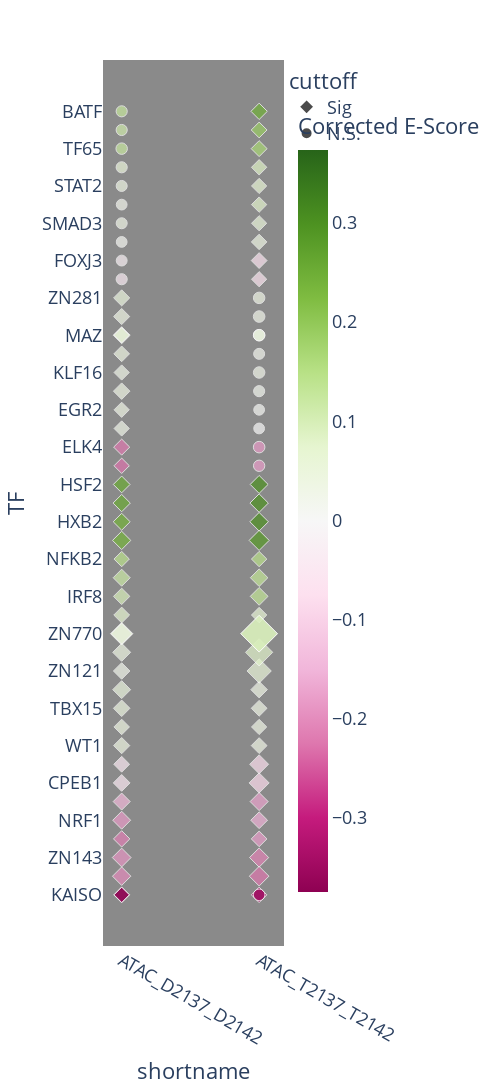

The cell this chart's notebook holds for it:
### Code cell
plotthetwoIwant_sorted()

### Figure 1 — Plotly figure (JSON) as saved in the notebook; plotly's stock layout.template omitted (floating-point values rounded to 4 significant figures)
{"data": [{"hovertemplate": "cuttoff=Sig<br>shortname=%{x}<br>TF=%{y}<br>Corrected P-adj_transform=%{marker.size}<br>Corrected E-Score=%{marker.color}<extra></extra>", "legendgroup": "Sig", "marker": {"color": [-0.3559, -0.3278, -0.2244, -0.1989, -0.1877, -0.2104, -0.212, -0.1773, -0.18, -0.1536, -0.1708, -0.1443, -0.08119, -0.04957, -0.07856, -0.04555, 0.03643, 0.04001, 0.04079, 0.03732, 0.044, 0.03547, 0.03503, 0.04692, 0.05734, 0.02584, 0.08051, 0.03865, 0.04188, 0.07937, 0.07048, 0.06429, 0.04521, 0.09948, 0.09646, 0.1314, 0.1311, 0.1164, 0.142, 0.1448, 0.2842, 0.2393, 0.2415, 0.3002, 0.2984, 0.2521, 0.2993, 0.2532, -0.374, -0.2267, -0.222, 0.03094, 0.03548, 0.03621, 0.03142, 0.04066, 0.03703, 0.03717, 0.04861, 0.06025, -0.06124, -0.06552, 0.03844, 0.05635, 0.07796, 0.06582, 0.08522, 0.1678, 0.188, 0.2448], "coloraxis": "coloraxis", "size": [129.9, 123.0, 196.7, 173.7, 180.6, 187.5, 136.8, 125.3, 164.5, 143.7, 166.8, 148.4, 205.9, 143.7, 182.9, 127.6, 127.6, 134.5, 123.0, 118.4, 139.1, 127.6, 139.1, 164.5, 302.6, 139.1, 378.6, 164.5, 256.6, 684.9, 127.6, 120.7, 224.3, 691.8, 136.8, 162.2, 157.6, 148.4, 120.7, 120.7, 205.9, 171.4, 146.1, 176.0, 173.7, 153.0, 164.5, 143.7, 118.4, 120.7, 132.2, 118.4, 118.4, 139.1, 118.4, 125.3, 148.4, 132.2, 132.2, 120.7, 118.4, 127.6, 123.0, 118.4, 120.7, 118.4, 120.7, 129.9, 127.6, 136.8], "sizemode": "area", "sizeref": 1.729, "symbol": "diamond"}, "mode": "markers", "name": "Sig", "orientation": "v", "showlegend": true, "type": "scatter", "x": ["ATAC_D2137_D2142", "ATAC_T2137_T2142", "ATAC_T2137_T2142", "ATAC_D2137_D2142", "ATAC_D2137_D2142", "ATAC_T2137_T2142", "ATAC_D2137_D2142", "ATAC_T2137_T2142", "ATAC_D2137_D2142", "ATAC_T2137_T2142", "ATAC_T2137_T2142", "ATAC_D2137_D2142", "ATAC_T2137_T2142", "ATAC_D2137_D2142", "ATAC_T2137_T2142", "ATAC_D2137_D2142", "ATAC_T2137_T2142", "ATAC_D2137_D2142", "ATAC_D2137_D2142", "ATAC_T2137_T2142", "ATAC_D2137_D2142", "ATAC_T2137_T2142", "ATAC_T2137_T2142", "ATAC_D2137_D2142", "ATAC_T2137_T2142", "ATAC_D2137_D2142", "ATAC_T2137_T2142", "ATAC_D2137_D2142", "ATAC_D2137_D2142", "ATAC_T2137_T2142", "ATAC_D2137_D2142", "ATAC_T2137_T2142", "ATAC_D2137_D2142", "ATAC_T2137_T2142", "ATAC_D2137_D2142", "ATAC_T2137_T2142", "ATAC_T2137_T2142", "ATAC_D2137_D2142", "ATAC_D2137_D2142", "ATAC_T2137_T2142", "ATAC_T2137_T2142", "ATAC_D2137_D2142", "ATAC_D2137_D2142", "ATAC_T2137_T2142", "ATAC_T2137_T2142", "ATAC_D2137_D2142", "ATAC_T2137_T2142", "ATAC_D2137_D2142", "ATAC_D2137_D2142", "ATAC_D2137_D2142", "ATAC_D2137_D2142", "ATAC_D2137_D2142", "ATAC_D2137_D2142", "ATAC_D2137_D2142", "ATAC_D2137_D2142", "ATAC_D2137_D2142", "ATAC_D2137_D2142", "ATAC_D2137_D2142", "ATAC_D2137_D2142", "ATAC_D2137_D2142", "ATAC_T2137_T2142", "ATAC_T2137_T2142", "ATAC_T2137_T2142", "ATAC_T2137_T2142", "ATAC_T2137_T2142", "ATAC_T2137_T2142", "ATAC_T2137_T2142", "ATAC_T2137_T2142", "ATAC_T2137_T2142", "ATAC_T2137_T2142"], "xaxis": "x", "y": ["KAISO", "KAISO", "THA11", "THA11", "ZN143", "ZN143", "GABPA", "GABPA", "NRF1", "NRF1", "ZNF76", "ZNF76", "CPEB1", "CPEB1", "FOXL1", "FOXL1", "WT1", "WT1", "ZN148", "ZN148", "TBX15", "TBX15", "ZN467", "ZN467", "ZN121", "ZN121", "PAX5", "PAX5", "ZN770", "ZN770", "BC11A", "BC11A", "ZN770", "ZN770", "IRF8", "IRF8", "IRF4", "IRF4", "NFKB2", "NFKB2", "HSF1", "HSF1", "HXB2", "HXB2", "HSF4", "HSF4", "HSF2", "HSF2", "KAISO", "ETV1", "ELK4", "ZBT17", "EGR2", "VEZF1", "KLF16", "ZN263", "MAZ", "KLF15", "ZN281", "MAZ", "ARI3A", "FOXJ3", "SP1", "SMAD3", "IRF2", "STAT2", "ZN219", "TF65", "BATF3", "BATF"], "yaxis": "y"}, {"hovertemplate": "cuttoff=N.S.<br>shortname=%{x}<br>TF=%{y}<br>Corrected P-adj_transform=%{marker.size}<br>Corrected E-Score=%{marker.color}<extra></extra>", "legendgroup": "N.S.", "marker": {"color": [-0.3512, -0.1776, -0.1801, 0.000949, 0.007195, 0.01799, 0.02838, 0.02003, 0.02366, 0.02643, 0.03361, 0.04798, -0.04104, -0.0245, 0.01075, 0.03275, 0.02072, 0.03772, 0.0532, 0.1216, 0.11, 0.1241], "coloraxis": "coloraxis", "size": [116.1, 111.5, 116.1, 100, 100, 106.9, 113.8, 104.6, 116.1, 116.1, 113.8, 113.8, 106.9, 102.3, 100, 104.6, 100, 104.6, 106.9, 113.8, 106.9, 106.9], "sizemode": "area", "sizeref": 1.729, "symbol": "circle"}, "mode": "markers", "name": "N.S.", "orientation": "v", "showlegend": true, "type": "scatter", "x": ["ATAC_T2137_T2142", "ATAC_T2137_T2142", "ATAC_T2137_T2142", "ATAC_T2137_T2142", "ATAC_T2137_T2142", "ATAC_T2137_T2142", "ATAC_T2137_T2142", "ATAC_T2137_T2142", "ATAC_T2137_T2142", "ATAC_T2137_T2142", "ATAC_T2137_T2142", "ATAC_T2137_T2142", "ATAC_D2137_D2142", "ATAC_D2137_D2142", "ATAC_D2137_D2142", "ATAC_D2137_D2142", "ATAC_D2137_D2142", "ATAC_D2137_D2142", "ATAC_D2137_D2142", "ATAC_D2137_D2142", "ATAC_D2137_D2142", "ATAC_D2137_D2142"], "xaxis": "x", "y": ["KAISO", "ETV1", "ELK4", "ZBT17", "EGR2", "VEZF1", "KLF16", "ZN263", "MAZ", "KLF15", "ZN281", "MAZ", "ARI3A", "FOXJ3", "SP1", "SMAD3", "IRF2", "STAT2", "ZN219", "TF65", "BATF3", "BATF"], "yaxis": "y"}], "layout": {"coloraxis": {"cmid": 0, "colorbar": {"len": 0.9, "title": {"text": "Corrected E-Score"}}, "colorscale": [[0, "rgb(142,1,82)"], [0.1, "rgb(197,27,125)"], [0.2, "rgb(222,119,174)"], [0.3, "rgb(241,182,218)"], [0.4, "rgb(253,224,239)"], [0.5, "rgb(247,247,247)"], [0.6, "rgb(230,245,208)"], [0.7, "rgb(184,225,134)"], [0.8, "rgb(127,188,65)"], [0.9, "rgb(77,146,33)"], [1, "rgb(39,100,25)"]]}, "font": {"size": 18}, "height": 1500, "legend": {"itemsizing": "constant", "title": {"text": "cuttoff"}, "tracegroupgap": 0}, "margin": {"t": 60}, "plot_bgcolor": "rgba(23,23,23,0.5)", "width": 500, "xaxis": {"anchor": "y", "categoryarray": ["ATAC_D2137_D2142", "ATAC_T2137_T2142", "PRO_D2137_D2142", "PRO_T2137_T2142", "ATAC_D2137_T2137", "ATAC_D2142_T2142", "PRO_D2137_T2137", "PRO_D2142_T2142"], "categoryorder": "array", "domain": [0, 1], "showgrid": false, "title": {"text": "shortname"}, "zeroline": false}, "yaxis": {"anchor": "x", "domain": [0, 1], "showgrid": false, "title": {"text": "TF"}, "zeroline": false}}}
